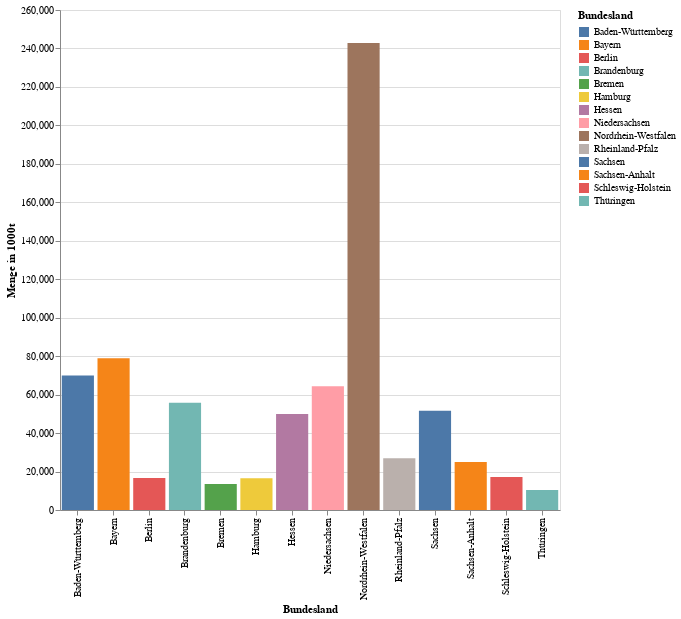

This figure's notebook cell:
### Markdown cell above
I added a color coding for a better distinction of the Bundesländer.

### Code cell
alt.Chart(emission).mark_bar(color='firebrick').encode(
x = alt.X('Bundesland'),
y = alt.Y('Menge', title='Menge in 1000t'), 
    color = 'Bundesland',
    tooltip = ['Bundesland','Menge','Steinkohle','Braunkohle', 
             'Mineralöle','Gase','Abfälle (nicht biogen)','Andere Energieträger'],
).properties(width=500, height=500)

### Figure 1 — Vega-Lite specification as saved in the notebook (floating-point values rounded to 4 significant figures)
{"config": {"view": {"continuousWidth": 400, "continuousHeight": 300}}, "data": {"name": "data-9277e257a6d756451b88d4721573b4e1"}, "mark": {"type": "bar", "color": "firebrick"}, "encoding": {"color": {"type": "nominal", "field": "Bundesland"}, "tooltip": [{"type": "nominal", "field": "Bundesland"}, {"type": "quantitative", "field": "Menge"}, {"type": "nominal", "field": "Steinkohle"}, {"type": "quantitative", "field": "Braunkohle"}, {"type": "quantitative", "field": "Mineralöle"}, {"type": "quantitative", "field": "Gase"}, {"type": "quantitative", "field": "Abfälle (nicht biogen)"}, {"type": "quantitative", "field": "Andere Energieträger"}], "x": {"type": "nominal", "field": "Bundesland"}, "y": {"type": "quantitative", "field": "Menge", "title": "Menge in 1000t"}}, "height": 500, "width": 500, "$schema": "https://vega.github.io/schema/vega-lite/v4.8.1.json", "datasets": {"data-9277e257a6d756451b88d4721573b4e1": [{"Bundesland": "Baden-Württemberg", "Jahr": 2017, "Menge": 69930.0, "Steinkohle": "15345,3", "Braunkohle": 555.0, "Mineralöle": 36530.0, "Gase": 15850.0, "Abfälle (nicht biogen)": 1434.0, "Andere Energieträger": 215.0, "Stand": "05.03.2020"}, {"Bundesland": "Bayern", "Jahr": 2017, "Menge": 78860.0, "Steinkohle": "4338,1", "Braunkohle": 866.0, "Mineralöle": 48230.0, "Gase": 23050.0, "Abfälle (nicht biogen)": 2375.0, "Andere Energieträger": 0.0, "Stand": "20.08.2019"}, {"Bundesland": "Berlin", "Jahr": 2017, "Menge": 16660.0, "Steinkohle": "3470,2", "Braunkohle": 653.0, "Mineralöle": 7022.0, "Gase": 5292.0, "Abfälle (nicht biogen)": 224.0, "Andere Energieträger": 0.0, "Stand": "18.12.2019"}, {"Bundesland": "Brandenburg", "Jahr": 2017, "Menge": 55800.0, "Steinkohle": "1816,2", "Braunkohle": 34650.0, "Mineralöle": 10930.0, "Gase": 7048.0, "Abfälle (nicht biogen)": 1356.0, "Andere Energieträger": 0.0, "Stand": "03.03.2020"}, {"Bundesland": "Bremen", "Jahr": 2017, "Menge": 13560.0, "Steinkohle": "6051,4", "Braunkohle": 365.0, "Mineralöle": 1813.0, "Gase": 4732.0, "Abfälle (nicht biogen)": 595.0, "Andere Energieträger": 0.0, "Stand": "12.03.2020"}, {"Bundesland": "Hamburg", "Jahr": 2017, "Menge": 16450.0, "Steinkohle": "6958,8", "Braunkohle": 17.0, "Mineralöle": 5826.0, "Gase": 3243.0, "Abfälle (nicht biogen)": 403.0, "Andere Energieträger": 0.0, "Stand": "01.09.2019"}, {"Bundesland": "Hessen", "Jahr": 2017, "Menge": 49960.0, "Steinkohle": "3345,6", "Braunkohle": 514.0, "Mineralöle": 33600.0, "Gase": 11370.0, "Abfälle (nicht biogen)": 1124.0, "Andere Energieträger": 0.0, "Stand": "22.01.2019"}, {"Bundesland": "Mecklenburg-Vorpommern", "Jahr": 2017, "Menge": null, "Steinkohle": null, "Braunkohle": null, "Mineralöle": null, "Gase": null, "Abfälle (nicht biogen)": null, "Andere Energieträger": null, "Stand": null}, {"Bundesland": "Niedersachsen", "Jahr": 2017, "Menge": 64370.0, "Steinkohle": "11828,2", "Braunkohle": 290.0, "Mineralöle": 23460.0, "Gase": 28000.0, "Abfälle (nicht biogen)": 791.0, "Andere Energieträger": 0.0, "Stand": "25.02.2020"}, {"Bundesland": "Nordrhein-Westfalen", "Jahr": 2017, "Menge": 242800.0, "Steinkohle": "36460,2", "Braunkohle": 86180.0, "Mineralöle": 55710.0, "Gase": 60410.0, "Abfälle (nicht biogen)": 3911.0, "Andere Energieträger": 103.0, "Stand": "14.02.2020"}, {"Bundesland": "Rheinland-Pfalz", "Jahr": 2017, "Menge": 26880.0, "Steinkohle": "212,8", "Braunkohle": 323.0, "Mineralöle": 12870.0, "Gase": 12360.0, "Abfälle (nicht biogen)": 1104.0, "Andere Energieträger": 0.0, "Stand": "05.03.2020"}, {"Bundesland": "Saarland", "Jahr": 2017, "Menge": null, "Steinkohle": null, "Braunkohle": null, "Mineralöle": null, "Gase": null, "Abfälle (nicht biogen)": null, "Andere Energieträger": null, "Stand": null}, {"Bundesland": "Sachsen", "Jahr": 2017, "Menge": 51560.0, "Steinkohle": "118,3", "Braunkohle": 32890.0, "Mineralöle": 10440.0, "Gase": 7975.0, "Abfälle (nicht biogen)": 134.0, "Andere Energieträger": 0.0, "Stand": null}, {"Bundesland": "Sachsen-Anhalt", "Jahr": 2017, "Menge": 24950.0, "Steinkohle": "454,7", "Braunkohle": 7957.0, "Mineralöle": 7657.0, "Gase": 7394.0, "Abfälle (nicht biogen)": 1491.0, "Andere Energieträger": 0.0, "Stand": "20.02.2020"}, {"Bundesland": "Schleswig-Holstein", "Jahr": 2017, "Menge": 17170.0, "Steinkohle": "2805,0", "Braunkohle": 187.0, "Mineralöle": 8088.0, "Gase": 5270.0, "Abfälle (nicht biogen)": 818.0, "Andere Energieträger": 0.0, "Stand": "01.09.2019"}, {"Bundesland": "Thüringen", "Jahr": 2017, "Menge": 10380.0, "Steinkohle": "55,8", "Braunkohle": 406.0, "Mineralöle": 5238.0, "Gase": 4363.0, "Abfälle (nicht biogen)": 322.0, "Andere Energieträger": 0.0, "Stand": null}]}}
